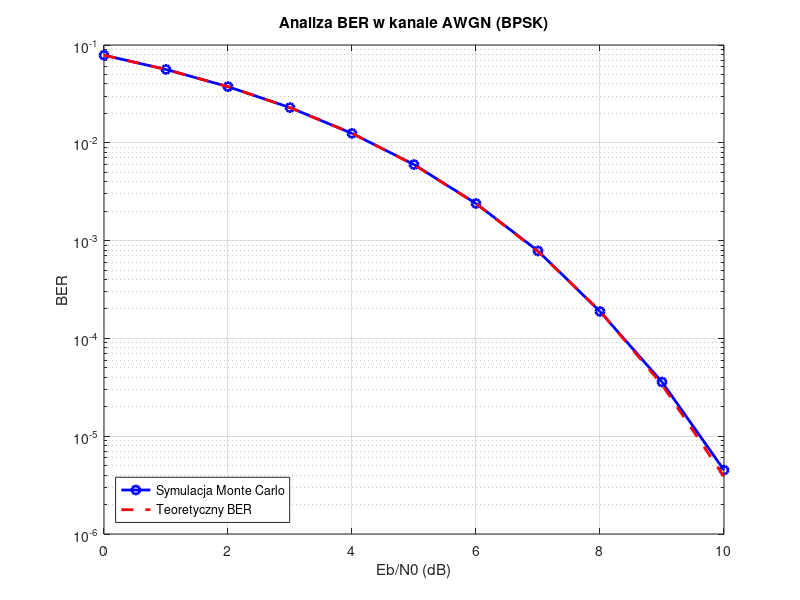

MATLAB code to generate this figure:
clear all; close all; clc;
format long;

% Parametry systemu
N_bits = 10^7; % liczba bitów do przesłania
Eb_N0_dB = 0:1:10; % zakres wartości Eb/N0 w dB
BER = zeros(size(Eb_N0_dB)); % tablica do przechowywania BER

% Symulacja Monte Carlo dla każdego Eb/N0
for idx = 1:length(Eb_N0_dB)
    % Konwersja Eb/N0 z dB na wartość liniową
    Eb_N0_lin = 10^(Eb_N0_dB(idx) / 10);
    
    % Wyznaczenie odchylenia standardowego szumu (sigma)
    sigma = sqrt(1 / (2 * Eb_N0_lin));
    
    % Generowanie losowych bitów (0 lub 1)
    bits_tx = randi([0, 1], 1, N_bits);
    
    % Mapowanie bitów na symbole BPSK (0 -> -1, 1 -> +1)
    symbols_tx = 2 * bits_tx - 1;
    
    % Dodanie szumu Gaussa
    noise = sigma * randn(1, N_bits);
    symbols_rx = symbols_tx + noise;
    
    % Decyzja detektora (prosty próg: 0)
    bits_rx = symbols_rx > 0;
    
    % Liczba błędów
    num_errors = sum(bits_tx ~= bits_rx);
    
    % Współczynnik błędów BER
    BER(idx) = num_errors / N_bits;
end

% Porównanie z teoretycznym BER dla BPSK w AWGN
Eb_N0_lin = 10.^(Eb_N0_dB / 10);
BER_theoretical = qfunc(sqrt(2 * Eb_N0_lin));

% Rysowanie wykresu
figure;
semilogy(Eb_N0_dB, BER, 'b-o', 'LineWidth', 2, 'DisplayName', 'Symulacja Monte Carlo');
hold on;
semilogy(Eb_N0_dB, BER_theoretical, 'r--', 'LineWidth', 2, 'DisplayName', 'Teoretyczny BER');
xlabel('Eb/N0 (dB)');
ylabel('BER');
title('Analiza BER w kanale AWGN (BPSK)');
legend('Location', 'southwest');
grid on;
